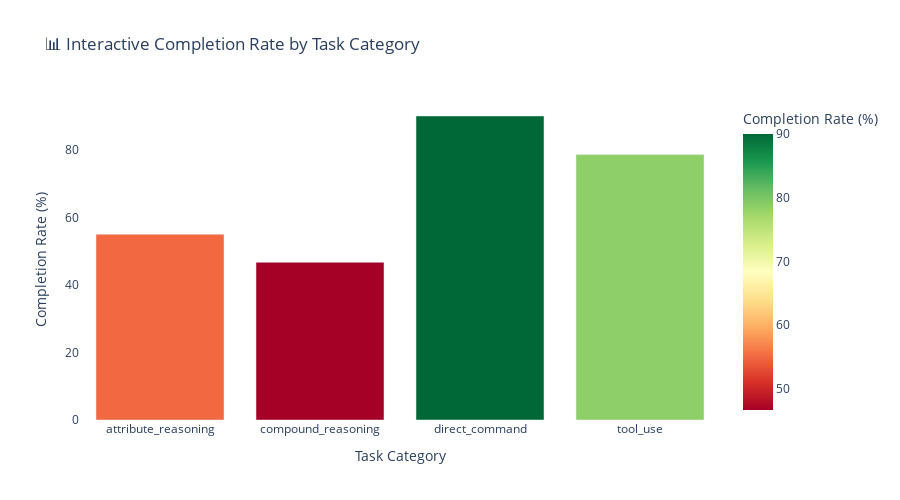
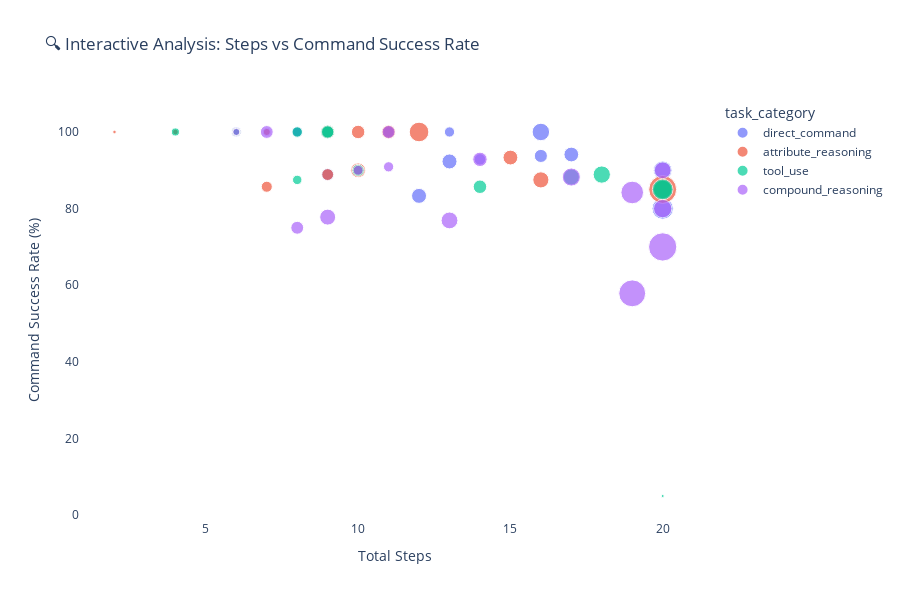
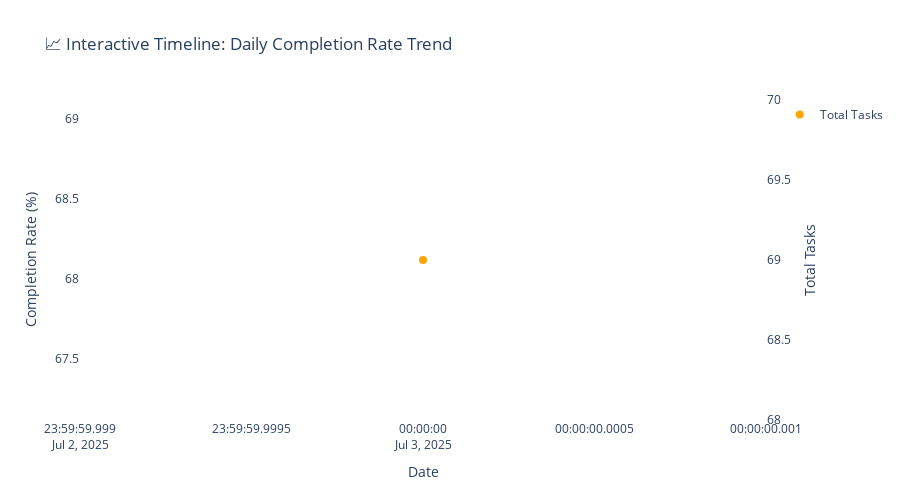

Notebook code for these charts, in order:
### Markdown cell above
## 🎨 Interactive Visualizations with Plotly

### Code cell
def create_interactive_dashboard(df):
    """
    Create interactive visualizations using Plotly
    """
    print("\n" + "="*60)
    print("🎨 INTERACTIVE VISUALIZATIONS")
    print("="*60)
    
    # 1. Interactive Completion Rate by Category
    category_completion = df.groupby('task_category')['subtask_completed'].agg(['count', 'sum', 'mean']).reset_index()
    category_completion['completion_rate'] = category_completion['mean'] * 100
    
    fig1 = px.bar(category_completion, x='task_category', y='completion_rate',
                  title='📊 Interactive Completion Rate by Task Category',
                  labels={'completion_rate': 'Completion Rate (%)', 'task_category': 'Task Category'},
                  color='completion_rate',
                  color_continuous_scale='RdYlGn',
                  hover_data={'count': True, 'sum': True})
    fig1.update_layout(height=500, showlegend=False, 
                       font=dict(size=12),
                       plot_bgcolor='white',
                       paper_bgcolor='white')
    fig1.show()
    
    # 2. Interactive Scatter Plot: Steps vs Success Rate
    fig2 = px.scatter(df, x='total_steps', y='command_success_rate_numeric',
                      color='task_category', size='duration_seconds',
                      hover_data=['scenario_id', 'agent_type', 'subtask_completed'],
                      title='🔍 Interactive Analysis: Steps vs Command Success Rate',
                      labels={'command_success_rate_numeric': 'Command Success Rate (%)',
                             'total_steps': 'Total Steps'})
    fig2.update_layout(height=600,
                       font=dict(size=12),
                       plot_bgcolor='white',
                       paper_bgcolor='white')
    fig2.show()
    
    # 3. Interactive Heatmap: Category vs Agent Type
    if len(df['agent_type'].unique()) > 1:
        cross_completion = pd.crosstab(df['task_category'], df['agent_type'], 
                                      values=df['subtask_completed'], aggfunc='mean') * 100
        
        fig3 = px.imshow(cross_completion.values,
                         x=cross_completion.columns,
                         y=cross_completion.index,
                         color_continuous_scale='RdYlGn',
                         title='🔄 Interactive Cross-Analysis: Category vs Agent Type',
                         labels=dict(x="Agent Type", y="Task Category", color="Completion Rate (%)"))
        fig3.update_layout(height=500,
                           font=dict(size=12),
                           plot_bgcolor='white',
                           paper_bgcolor='white')
        fig3.show()
    
    # 4. Interactive Timeline Analysis
    df_timeline = df.copy()
    df_timeline['date'] = df_timeline['timestamp'].dt.date
    timeline_stats = df_timeline.groupby('date').agg({
        'subtask_completed': ['count', 'sum', 'mean']
    }).reset_index()
    timeline_stats.columns = ['date', 'total_tasks', 'completed_tasks', 'completion_rate']
    timeline_stats['completion_rate'] = timeline_stats['completion_rate'] * 100
    
    fig4 = px.line(timeline_stats, x='date', y='completion_rate',
                   title='📈 Interactive Timeline: Daily Completion Rate Trend',
                   labels={'completion_rate': 'Completion Rate (%)', 'date': 'Date'},
                   markers=True)
    fig4.add_scatter(x=timeline_stats['date'], y=timeline_stats['total_tasks'],
                     mode='markers', name='Total Tasks', yaxis='y2',
                     marker=dict(size=8, color='orange'))
    fig4.update_layout(height=500,
                       font=dict(size=12),
                       plot_bgcolor='white',
                       paper_bgcolor='white',
                       yaxis2=dict(title='Total Tasks', overlaying='y', side='right'))
    fig4.show()
    
    print("✅ Interactive visualizations generated successfully!")
    print("💡 Hover over data points for detailed information")
    print("🔍 Use zoom, pan, and selection tools for detailed exploration")

# Generate interactive visualizations
create_interactive_dashboard(df)

### Figure 1 — Plotly figure (JSON) as saved in the notebook; plotly's stock layout.template omitted (floating-point values rounded to 4 significant figures)
{"data": [{"customdata": [[20, 11], [15, 7], [20, 18], [14, 11]], "hovertemplate": "Task Category=%{x}<br>Completion Rate (%)=%{marker.color}<br>count=%{customdata[0]}<br>sum=%{customdata[1]}<extra></extra>", "legendgroup": "", "marker": {"color": [55.0, 46.67, 90.0, 78.57], "coloraxis": "coloraxis", "pattern": {"shape": ""}}, "name": "", "orientation": "v", "showlegend": false, "textposition": "auto", "type": "bar", "x": ["attribute_reasoning", "compound_reasoning", "direct_command", "tool_use"], "xaxis": "x", "y": [55.0, 46.67, 90.0, 78.57], "yaxis": "y"}], "layout": {"barmode": "relative", "coloraxis": {"colorbar": {"title": {"text": "Completion Rate (%)"}}, "colorscale": [[0, "rgb(165,0,38)"], [0.1, "rgb(215,48,39)"], [0.2, "rgb(244,109,67)"], [0.3, "rgb(253,174,97)"], [0.4, "rgb(254,224,139)"], [0.5, "rgb(255,255,191)"], [0.6, "rgb(217,239,139)"], [0.7, "rgb(166,217,106)"], [0.8, "rgb(102,189,99)"], [0.9, "rgb(26,152,80)"], [1, "rgb(0,104,55)"]]}, "font": {"size": 12}, "height": 500, "legend": {"tracegroupgap": 0}, "paper_bgcolor": "white", "plot_bgcolor": "white", "showlegend": false, "title": {"text": "📊 Interactive Completion Rate by Task Category"}, "xaxis": {"anchor": "y", "domain": [0, 1], "title": {"text": "Task Category"}}, "yaxis": {"anchor": "x", "domain": [0, 1], "title": {"text": "Completion Rate (%)"}}}}

### Figure 2 — Plotly figure (JSON) as saved in the notebook; plotly's stock layout.template omitted (floating-point values rounded to 4 significant figures)
{"data": [{"customdata": [["00005_subtask_000", "single_agent", true], ["00004_subtask_000", "single_agent", true], ["00003_subtask_000", "single_agent", true], ["00002_subtask_000", "single_agent", true], ["00005_subtask_001", "single_agent", true], ["00003_subtask_001", "single_agent", true], ["00001_subtask_000", "single_agent", true], ["00001_subtask_001", "single_agent", true], ["00002_subtask_001", "single_agent", false], ["00004_subtask_001", "single_agent", false], ["00006_subtask_000", "single_agent", true], ["00007_subtask_000", "single_agent", true], ["00006_subtask_001", "single_agent", true], ["00007_subtask_001", "single_agent", true], ["00008_subtask_000", "single_agent", true], ["00008_subtask_001", "single_agent", true], ["00009_subtask_000", "single_agent", true], ["00009_subtask_001", "single_agent", true], ["00010_subtask_000", "single_agent", true], ["00010_subtask_001", "single_agent", true]], "hovertemplate": "task_category=direct_command<br>Total Steps=%{x}<br>Command Success Rate (%)=%{y}<br>duration_seconds=%{marker.size}<br>scenario_id=%{customdata[0]}<br>agent_type=%{customdata[1]}<br>subtask_completed=%{customdata[2]}<extra></extra>", "legendgroup": "direct_command", "marker": {"color": "#636efa", "size": [106.8, 177.0, 196.1, 286.9, 199.4, 113.4, 363.5, 36.84, 583.5, 752.2, 221.8, 255.5, 377.2, 510.3, 376.1, 196.2, 163.5, 38.62, 123.9, 164.4], "sizemode": "area", "sizeref": 3.35, "symbol": "circle"}, "mode": "markers", "name": "direct_command", "orientation": "v", "showlegend": true, "type": "scatter", "x": [8, 13, 8, 16, 10, 6, 17, 4, 20, 20, 14, 9, 13, 16, 12, 11, 8, 4, 7, 6], "xaxis": "x", "y": [100.0, 100.0, 100.0, 93.75, 90.0, 100.0, 94.12, 100.0, 90.0, 80.0, 92.86, 88.89, 92.31, 100.0, 83.33, 100.0, 100.0, 100.0, 100.0, 100.0], "yaxis": "y"}, {"customdata": [["00005_subtask_002", "single_agent", true], ["00005_subtask_003", "single_agent", true], ["00003_subtask_002", "single_agent", false], ["00001_subtask_002", "single_agent", false], ["00001_subtask_003", "single_agent", false], ["00003_subtask_003", "single_agent", true], ["00004_subtask_002", "single_agent", true], ["00004_subtask_003", "single_agent", true], ["00002_subtask_002", "single_agent", false], ["00002_subtask_003", "single_agent", false], ["00006_subtask_002", "single_agent", true], ["00008_subtask_002", "single_agent", false], ["00007_subtask_002", "single_agent", true], ["00010_subtask_002", "single_agent", true], ["00010_subtask_003", "single_agent", true], ["00009_subtask_002", "single_agent", true], ["00006_subtask_003", "single_agent", false], ["00007_subtask_003", "single_agent", true], ["00008_subtask_003", "single_agent", false], ["00009_subtask_003", "single_agent", false]], "hovertemplate": "task_category=attribute_reasoning<br>Total Steps=%{x}<br>Command Success Rate (%)=%{y}<br>duration_seconds=%{marker.size}<br>scenario_id=%{customdata[0]}<br>agent_type=%{customdata[1]}<br>subtask_completed=%{customdata[2]}<extra></extra>", "legendgroup": "attribute_reasoning", "marker": {"color": "#EF553B", "size": [110.4, 57.14, 316.2, 278.4, 205.2, 303.9, 53.21, 89.31, 495.1, 234.4, 435.2, 362.1, 646.2, 20.67, 86.28, 366.9, 746.3, 227.9, 322.7, 1304.0], "sizemode": "area", "sizeref": 3.35, "symbol": "circle"}, "mode": "markers", "name": "attribute_reasoning", "orientation": "v", "showlegend": true, "type": "scatter", "x": [6, 4, 9, 10, 7, 10, 4, 6, 20, 9, 16, 10, 12, 2, 7, 15, 20, 10, 11, 20], "xaxis": "x", "y": [100.0, 100.0, 100.0, 90.0, 85.71, 100.0, 100.0, 100.0, 85.0, 88.89, 87.5, 90.0, 100.0, 100.0, 100.0, 93.33, 85.0, 90.0, 100.0, 85.0], "yaxis": "y"}, {"customdata": [["00005_subtask_004", "single_agent", true], ["00001_subtask_004", "single_agent", true], ["00003_subtask_004", "single_agent", true], ["00004_subtask_004", "single_agent", false], ["00002_subtask_004", "single_agent", true], ["00004_subtask_005", "single_agent", true], ["00007_subtask_004", "single_agent", true], ["00007_subtask_005", "single_agent", false], ["00010_subtask_004", "single_agent", true], ["00006_subtask_004", "single_agent", true], ["00008_subtask_004", "single_agent", true], ["00006_subtask_005", "single_agent", true], ["00008_subtask_005", "single_agent", false], ["00009_subtask_004", "single_agent", true]], "hovertemplate": "task_category=tool_use<br>Total Steps=%{x}<br>Command Success Rate (%)=%{y}<br>duration_seconds=%{marker.size}<br>scenario_id=%{customdata[0]}<br>agent_type=%{customdata[1]}<br>subtask_completed=%{customdata[2]}<extra></extra>", "legendgroup": "tool_use", "marker": {"color": "#00cc96", "size": [431.7, 149.4, 183.8, 579.7, 110.3, 499.9, 104.4, 15.5, 306.2, 318.4, 252.8, 244.2, 718.6, 75.4], "sizemode": "area", "sizeref": 3.35, "symbol": "circle"}, "mode": "markers", "name": "tool_use", "orientation": "v", "showlegend": true, "type": "scatter", "x": [17, 8, 8, 20, 4, 18, 6, 20, 14, 9, 9, 10, 20, 6], "xaxis": "x", "y": [88.24, 87.5, 100.0, 85.0, 100.0, 88.89, 100.0, 5.0, 85.71, 100.0, 100.0, 90.0, 85.0, 100.0], "yaxis": "y"}, {"customdata": [["00001_subtask_005", "single_agent", true], ["00003_subtask_005", "single_agent", true], ["00005_subtask_005", "single_agent", false], ["00005_subtask_006", "single_agent", true], ["00002_subtask_005", "single_agent", false], ["00002_subtask_006", "single_agent", true], ["00004_subtask_006", "single_agent", false], ["00007_subtask_006", "single_agent", false], ["00010_subtask_005", "single_agent", true], ["00008_subtask_006", "single_agent", true], ["00006_subtask_006", "single_agent", false], ["00008_subtask_007", "single_agent", false], ["00006_subtask_007", "single_agent", true], ["00009_subtask_005", "single_agent", false], ["00009_subtask_006", "single_agent", false]], "hovertemplate": "task_category=compound_reasoning<br>Total Steps=%{x}<br>Command Success Rate (%)=%{y}<br>duration_seconds=%{marker.size}<br>scenario_id=%{customdata[0]}<br>agent_type=%{customdata[1]}<br>subtask_completed=%{customdata[2]}<extra></extra>", "legendgroup": "compound_reasoning", "marker": {"color": "#ab63fa", "size": [87.46, 164.9, 549.0, 281.8, 428.2, 176.3, 278.0, 563.8, 474.4, 348.4, 1212.0, 471.2, 276.6, 857.7, 1340.0], "sizemode": "area", "sizeref": 3.35, "symbol": "circle"}, "mode": "markers", "name": "compound_reasoning", "orientation": "v", "showlegend": true, "type": "scatter", "x": [6, 10, 17, 11, 9, 11, 8, 20, 13, 14, 19, 20, 7, 19, 20], "xaxis": "x", "y": [100.0, 90.0, 88.24, 100.0, 77.78, 90.91, 75.0, 80.0, 76.92, 92.86, 57.89, 90.0, 100.0, 84.21, 70.0], "yaxis": "y"}], "layout": {"font": {"size": 12}, "height": 600, "legend": {"itemsizing": "constant", "title": {"text": "task_category"}, "tracegroupgap": 0}, "paper_bgcolor": "white", "plot_bgcolor": "white", "title": {"text": "🔍 Interactive Analysis: Steps vs Command Success Rate"}, "xaxis": {"anchor": "y", "domain": [0, 1], "title": {"text": "Total Steps"}}, "yaxis": {"anchor": "x", "domain": [0, 1], "title": {"text": "Command Success Rate (%)"}}}}

### Figure 3 — Plotly figure (JSON) as saved in the notebook; plotly's stock layout.template omitted (floating-point values rounded to 4 significant figures)
{"data": [{"hovertemplate": "Date=%{x}<br>Completion Rate (%)=%{y}<extra></extra>", "legendgroup": "", "line": {"color": "#636efa", "dash": "solid"}, "marker": {"symbol": "circle"}, "mode": "lines+markers", "name": "", "orientation": "v", "showlegend": false, "type": "scatter", "x": ["2025-07-03"], "xaxis": "x", "y": [68.12], "yaxis": "y"}, {"marker": {"color": "orange", "size": 8}, "mode": "markers", "name": "Total Tasks", "type": "scatter", "x": ["2025-07-03"], "y": [69], "yaxis": "y2"}], "layout": {"font": {"size": 12}, "height": 500, "legend": {"tracegroupgap": 0}, "paper_bgcolor": "white", "plot_bgcolor": "white", "title": {"text": "📈 Interactive Timeline: Daily Completion Rate Trend"}, "xaxis": {"anchor": "y", "domain": [0, 1], "title": {"text": "Date"}}, "yaxis": {"anchor": "x", "domain": [0, 1], "title": {"text": "Completion Rate (%)"}}, "yaxis2": {"overlaying": "y", "side": "right", "title": {"text": "Total Tasks"}}}}
